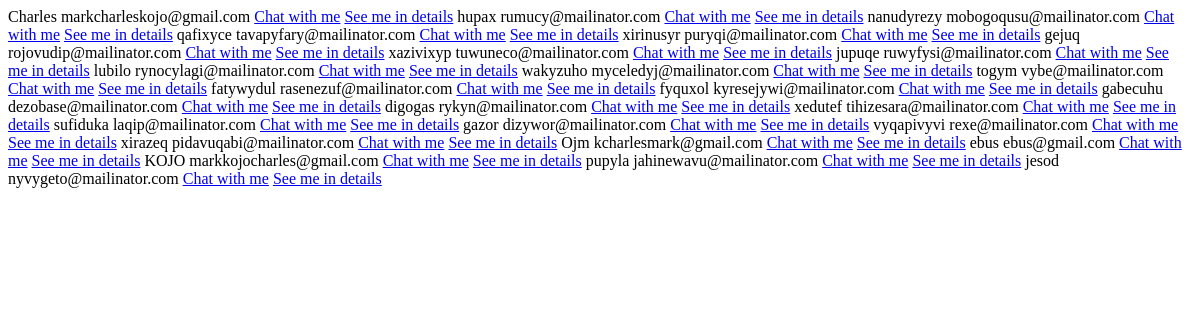
/all, run on an earlier commit of the app's database.
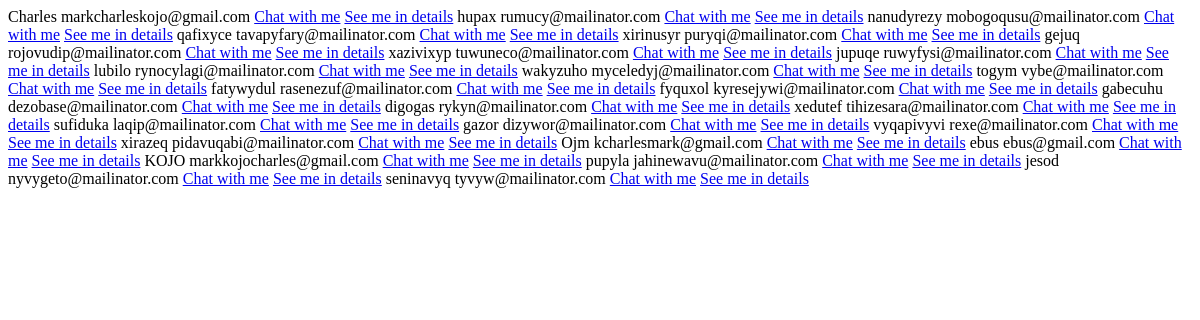
And on a later commit of the database.
### userauth/models.py (models this page shows, shortened)
class User(AbstractUser):
    email = models.EmailField(unique=True)
    first_name = models.CharField(max_length=150, blank=True)
    last_name = models.CharField(max_length=150, blank=True)
    phone_number = models.CharField(max_length=25, blank=True)
    whatsapp_number = models.CharField(max_length=25, blank=True)
    USERNAME_FIELD = 'email'
    REQUIRED_FIELDS = ['username']

### ojm_core/views.py (the view)
# urls.py: path('all',views.all_users,name="all"),
def all_users(request):
    users = User.objects.all()
    context = {
        'users':users
    }
    return render(request,'users.html',context)

### templates/users.html
<div>
    {%for u in users%}
    {{u.username}}
    {{u.email}}
    <a href="{%url 'chatapp:chat' u.username%}">Chat with me</a>
    <a href="{%url 'ojm_core:single' u.pk%}">See me in details</a>
    {%endfor%}
</div>

What changed in the data, as far as the page shows it:
added User: username "seninavyq", email "tyvyw@mailinator.com"
